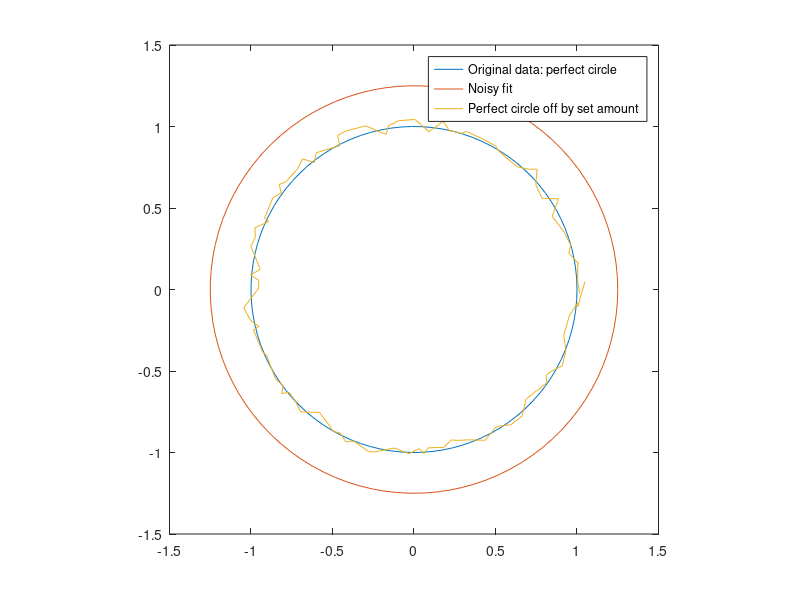

MATLAB code to generate this figure: (Note: this script raises an error after producing the figure.)
% fitmetric_test.m: Testing of fit for synthetic points against the
% original data, using a circle.

close;
clear;

N = 100;
theta = linspace(0,2*pi,N);
circlex = cos(theta);
circley = sin(theta);

% Noisy data approximation case
noisex = unifrnd(-0.05,0.05,1,N);
noisey = unifrnd(-0.05,0.05,1,N);
fitnoisex = circlex + noisex;
fitnoisey = circley + noisey;

% All values are off by the same radial amount case
bigx = 1.25*circlex;
bigy = 1.25*circley;

plot(circlex,circley)
daspect([1 1 1])
xlim([-1.5,1.5]);
ylim([-1.5,1.5]);

hold on
plot(bigx,bigy)
plot(fitnoisex,fitnoisey)

legend('Original data: perfect circle','Noisy fit','Perfect circle off by set amount');

noisefit = getfit(circlex,fitnoisex,circley,fitnoisey)
bigfit = getfit(circlex,bigx,circley,bigy)

% function [fitmetric] = getfit(xreal,yreal,xsynth,ysynth)
%     % Get the overall fit of a synthetic shape against a real shape, in a
%     % single value similar to a standard deviation
%     Nxreal = length(xreal);
%     Nyreal = length(yreal);
%     Nxsynth = length(xsynth);
%     Nysynth = length(ysynth);
%     
%     assert(Nxreal == Nxsynth);
%     assert(Nyreal == Nysynth);
%     
%     sum = 0;
%     
%     for i = 1:Nxreal
%         xsq = (xsynth(i) - xreal(i))^2;
%         ysq = (ysynth(i) - yreal(i))^2;
%         sum = sum + xsq + ysq;
%     end
%     
%     fitmetric = sqrt(sum/Nxreal);
%     
% end